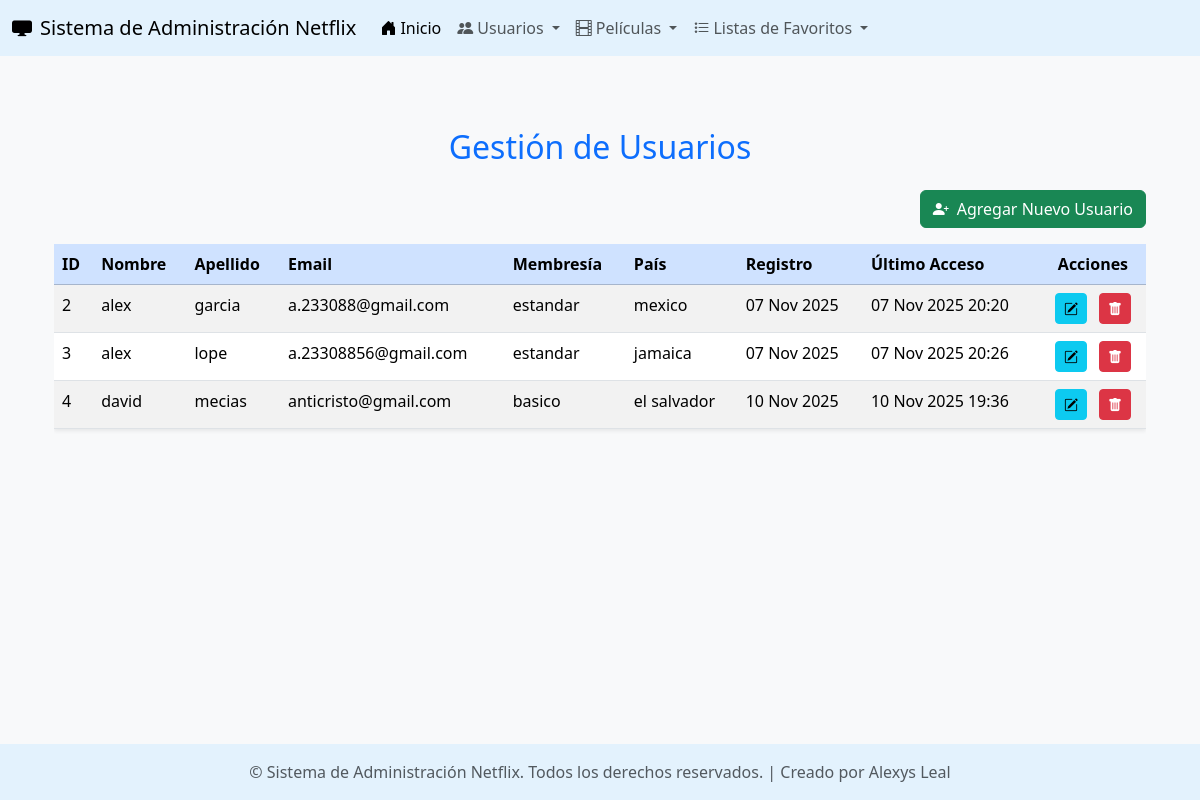
Screenshot of /usuarios/ with the database file from the repository.
### app_Netflix/models.py (models this page shows, shortened)
class Usuario(models.Model):
    id_usuario = models.AutoField(primary_key=True)
    nombre = models.CharField(max_length=255)
    apellido = models.CharField(max_length=255)
    email = models.CharField(max_length=255, unique=True)
    fecha_registro = models.DateField(auto_now_add=True)
    tipo_membresia = models.CharField(max_length=100)
    ultimo_acceso = models.DateTimeField(auto_now=True)
    pais = models.CharField(max_length=100)

### app_Netflix/views.py (the view)
# urls.py: path('usuarios/', views.ver_usuarios, name='ver_usuarios'),
def ver_usuarios(request):
    usuarios = Usuario.objects.all()
    return render(request, 'usuario/ver_usuarios.html', {'usuarios': usuarios})

### app_Netflix/templates/usuario/ver_usuarios.html
{% extends 'base.html' %}
{% block content %}
<div class="container my-5">
    <h2 class="mb-4 text-center text-primary">Gestión de Usuarios</h2>
    <div class="text-end mb-3">
        <a href="{% url 'agregar_usuario' %}" class="btn btn-success">
            <i class="bi bi-person-plus-fill me-2"></i>Agregar Nuevo Usuario
        </a>
    </div>
    {% if usuarios %}
    <div class="table-responsive">
        <table class="table table-hover table-striped shadow-sm">
            <thead class="table-primary">
                <tr>
                    <th scope="col">ID</th>
                    <th scope="col">Nombre</th>
                    <th scope="col">Apellido</th>
                    <th scope="col">Email</th>
                    <th scope="col">Membresía</th>
                    <th scope="col">País</th>
                    <th scope="col">Registro</th>
                    <th scope="col">Último Acceso</th>
                    <th scope="col" class="text-center">Acciones</th>
                </tr>
            </thead>
            <tbody>
                {% for usuario in usuarios %}
                <tr>
                    <td>{{ usuario.id_usuario }}</td>
                    <td>{{ usuario.nombre }}</td>
                    <td>{{ usuario.apellido }}</td>
                    <td>{{ usuario.email }}</td>
                    <td>{{ usuario.tipo_membresia }}</td>
                    <td>{{ usuario.pais }}</td>
                    <td>{{ usuario.fecha_registro|date:"d M Y" }}</td>
                    <td>{{ usuario.ultimo_acceso|date:"d M Y H:i" }}</td>
                    <td class="text-center">
                        <a href="{% url 'actualizar_usuario' usuario.id_usuario %}" class="btn btn-info btn-sm me-2" title="Editar">
                            <i class="bi bi-pencil-square"></i>
                        </a>
                        <a href="{% url 'borrar_usuario' usuario.id_usuario %}" class="btn btn-danger btn-sm" title="Eliminar">
                            <i class="bi bi-trash-fill"></i>
                        </a>
                    </td>
                </tr>
                {% endfor %}
            </tbody>
        </table>
    </div>
    {% else %}
    <div class="alert alert-info text-center mt-5" role="alert">
        No hay usuarios registrados. ¡Anímate a agregar el primero!
    </div>
    {% endif %}
</div>
{% endblock %}

### app_Netflix/templates/base.html (shortened to what this page needs)
<!DOCTYPE html>
<html lang="es">
<head>
    <link href="https://cdn.jsdelivr.net/npm/bootstrap@5.3.3/dist/css/bootstrap.min.css" rel="stylesheet">
    <link rel="stylesheet" href="https://cdn.jsdelivr.net/npm/bootstrap-icons@1.11.3/font/bootstrap-icons.min.css">
</head>
<body>
    {% include 'navbar.html' %}
    <div class="container mt-4 content">
        {% block content %}
        {% endblock %}
    </div>
    {% include 'footer.html' %}
</body>
</html>

### app_Netflix/templates/navbar.html (shortened to what this page needs)
<nav class="navbar navbar-expand-lg navbar-light">
    <div class="container-fluid">
        <a class="navbar-brand" href="{% url 'inicio_netflix' %}">
            <i class="bi bi-display-fill me-2"></i>Sistema de Administración Netflix
        </a>
        <div class="collapse navbar-collapse" id="navbarNavDropdown">
            <ul class="navbar-nav me-auto mb-2 mb-lg-0">
                <li class="nav-item">
                    <a class="nav-link active" aria-current="page" href="{% url 'inicio_netflix' %}">
                        <i class="bi bi-house-door-fill me-1"></i>Inicio
                    </a>
                </li>
                <li class="nav-item dropdown">
                    <a class="nav-link dropdown-toggle" href="#" id="navbarUsuariosDropdown" role="button" data-bs-toggle="dropdown" aria-expanded="false">
                        <i class="bi bi-people-fill me-1"></i>Usuarios
                    </a>
                </li>
                <li class="nav-item dropdown">
                    <a class="nav-link dropdown-toggle" href="#" id="navbarPeliculasDropdown" role="button" data-bs-toggle="dropdown" aria-expanded="false">
                        <i class="bi bi-film me-1"></i>Películas
                    </a>
                </li>
                <li class="nav-item dropdown">
                    <a class="nav-link dropdown-toggle" href="#" id="navbarListasDropdown" role="button" data-bs-toggle="dropdown" aria-expanded="false">
                        <i class="bi bi-list-stars me-1"></i>Listas de Favoritos
                    </a>
                </li>
            </ul>
        </div>
    </div>
</nav>

### app_Netflix/templates/footer.html
<footer class="footer mt-auto py-3">
    <div class="container text-center">
        <span class="text-muted">&copy; {{ "now"|date:"Y" }} Sistema de Administración Netflix. Todos los derechos reservados. | Creado por Alexys Leal</span>
    </div>
</footer>

### app_Netflix/templates/base.html (style rules this page uses)
body { background-color: #f8f9fa; color: #343a40; display: flex; flex-direction: column; min-height: 100vh; }
.navbar { background-color: #e3f2fd; }
.footer { background-color: #e3f2fd; color: #495057; padding: 15px 0; text-align: center; margin-top: auto; position: sticky; bottom: 0; width: 100%; }
.content { flex: 1; padding-bottom: 70px; }

### rows the page displays
Usuario: id_usuario "2", nombre "alex", apellido "garcia", email "a.233088@gmail.com", tipo_membresia "estandar", pais "mexico", fecha_registro "07 Nov 2025", ultimo_acceso "07 Nov 2025 20:20"
Usuario: id_usuario "3", nombre "alex", apellido "lope", email "a.23308856@gmail.com", tipo_membresia "estandar", pais "jamaica", fecha_registro "07 Nov 2025", ultimo_acceso "07 Nov 2025 20:26"
Usuario: id_usuario "4", nombre "david", apellido "mecias", email "anticristo@gmail.com", tipo_membresia "basico", pais "el salvador", fecha_registro "10 Nov 2025", ultimo_acceso "10 Nov 2025 19:36"
